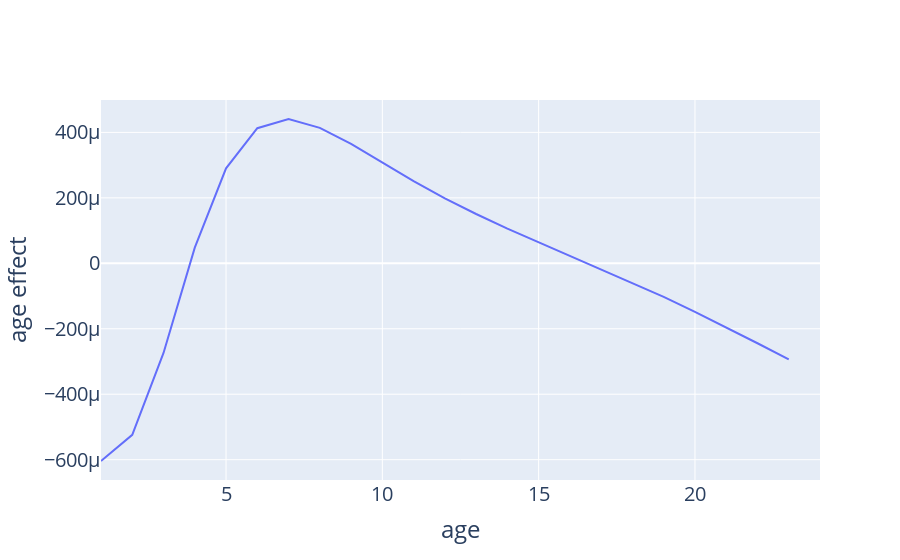

This figure's notebook cell:
### Code cell
clf_t = clf1.coef_[len_v + 1:len_t+len_v]
t_range = [t.min(),t.max()]
t_layout = go.Layout(
    title=
        {
            'y':0.9,
            'x':0.45,
            'xanchor': 'center', 
            'yanchor': 'top'
        },
        xaxis=dict(
            title="age",
            range = t_range
        ),
        yaxis=dict(
            title="age effect"
        ),
        font=dict(
                size=20
        )
    )

age_trace0 = go.Scatter(
    x = t,
    y = clf_t,
    mode = 'lines',
    name = 'default rate'   
)

age_fig = go.Figure({'data': [age_trace0],'layout': t_layout})
age_fig.show()
#py.plot(age_fig, filename='..\\..\\res\\apc_age.html',auto_open = False)

### Figure 1 — Plotly figure (JSON) as saved in the notebook; plotly's stock layout.template omitted (floating-point values rounded to 4 significant figures)
{"data": [{"mode": "lines", "name": "default rate", "type": "scatter", "x": [1, 2, 3, 4, 5, 6, 7, 8, 9, 10, 11, 12, 13, 14, 15, 16, 17, 18, 19, 20, 21, 22, 23, 24], "y": [-0.000604, -0.000524, -0.0002739, 4.77e-05, 0.0002903, 0.0004128, 0.0004409, 0.0004139, 0.0003648, 0.0003073, 0.0002509, 0.0001984, 0.0001507, 0.0001061, 6.426e-05, 2.338e-05, -1.729e-05, -5.892e-05, -0.0001027, -0.0001481, -0.0001953, -0.0002443, -0.0002935]}], "layout": {"font": {"size": 20}, "title": {"x": 0.45, "xanchor": "center", "y": 0.9, "yanchor": "top"}, "xaxis": {"range": [1, 24], "title": {"text": "age"}}, "yaxis": {"title": {"text": "age effect"}}}}
